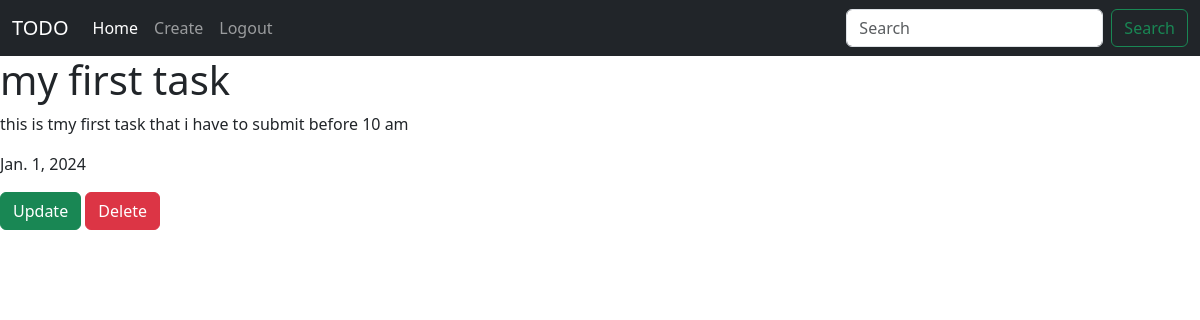
Page /task/1/ on the committed database.
### main/models.py (models this page shows, shortened)
class Task(models.Model):
  user= models.ForeignKey(User, on_delete=models.CASCADE)
  title= models.CharField(max_length=100)
  desc= models.TextField()
  date= models.DateField()

### main/views.py (the view)
# urls.py: path('task/<int:pk>/', views.TaskDetail.as_view(), name='detail'),
class TaskDetail(DetailView, LoginRequiredMixin):
  model= Task
  template_name='main/detail.html'
  context_object_name='task'

### main/templates/main/detail.html (shortened to what this page needs)
{% extends 'main/base.html' %}
{% block content %}
<h1>{{task.title}}</h1>
<p>{{task.desc}}</p>
<p>{{task.date}}</p>
<a href="{% url 'update' task.pk %}" class="btn btn-success">Update</a>
<a href="{% url 'delete' task.pk %}" class="btn btn-danger">Delete</a>
{% endblock %}

### rows in the picture
Task: title "my first task", desc "this is tmy first task that i have to submit before 10 am", date "Jan. 1, 2024"
